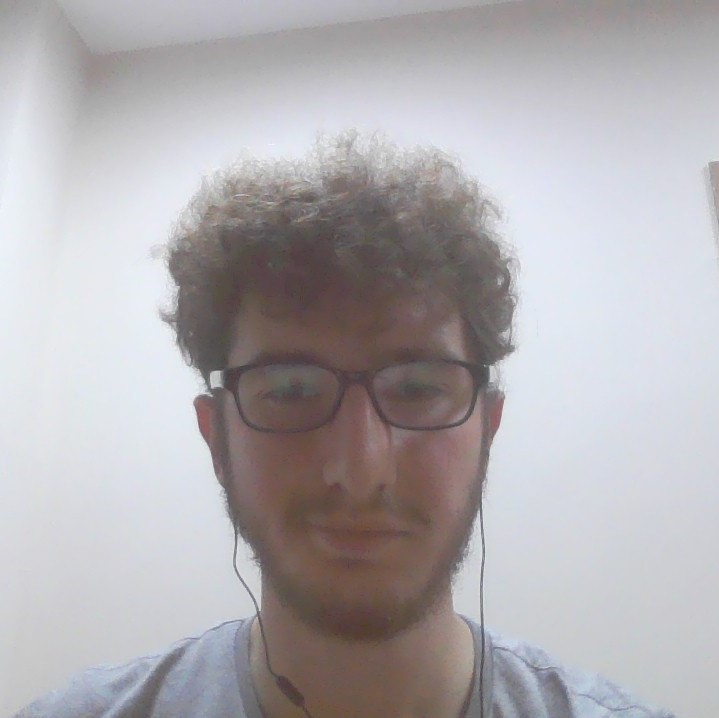
#> input picture Python Kodları/me.jpg, 719 x 718 px
$ python 'Pythonda filtreleme - 2.py'   (older library calls are emulated)
#> lines starting #> are read from the running program, lines starting #| are printed output that depends on the picture
# Importing libraries
import cv2 as cv
import numpy as np
import skimage
import matplotlib.pyplot as plt
from scipy import signal


# Reading images
img = cv.imread("me.jpg")
#> img is the input picture: shape (718, 719, 3); mean B, G, R 176.9, 173.8, 177.2
img = cv.cvtColor(img, cv.COLOR_BGR2GRAY)
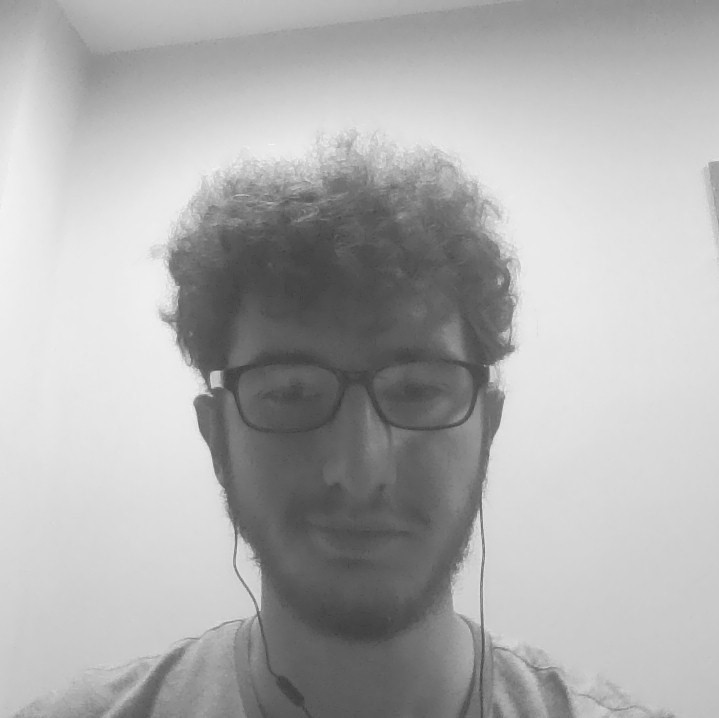
#> img: shape (718, 719); min 58, max 246, mean 175.1
kernel_size = 30

# Create the vertical kernel.
kernel_v = np.zeros((kernel_size, kernel_size))

# Fill the middle row with ones.
kernel_v[:, int((kernel_size - 1) / 2)] = np.ones(kernel_size)

# Normalize
kernel_v /= kernel_size

# Apply the vertical kernel.
motion = cv.filter2D(img, -1, kernel_v)

#> (the run stopped early here; a loop or call above may not have finished)

$ run again, with Python Kodları/me2.jpg copied over Python Kodları/me.jpg
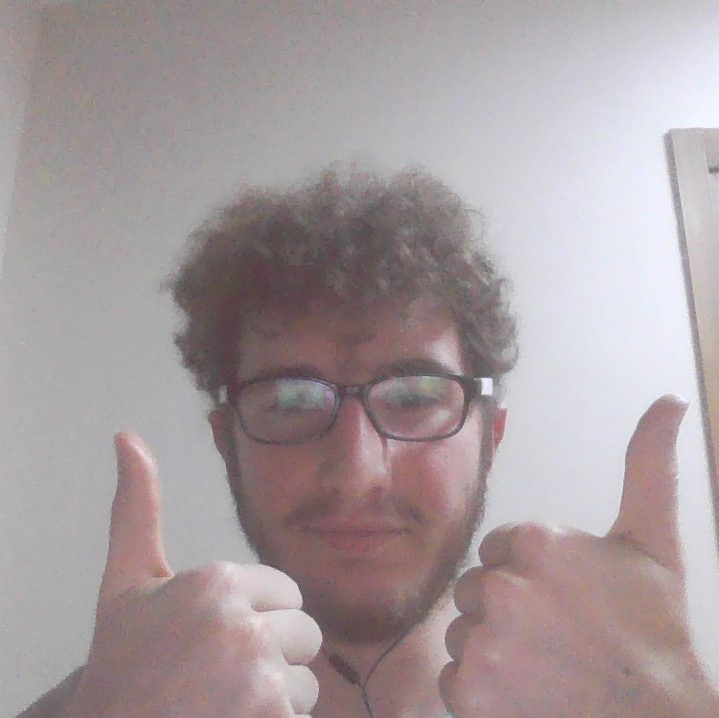
#> input picture Python Kodları/me2.jpg, 719 x 718 px
#> img is the input picture: shape (718, 719, 3); mean B, G, R 158, 155.6, 166.8
#> `img = cv.cvtColor(img, cv.COLOR_BGR2GRAY)`:
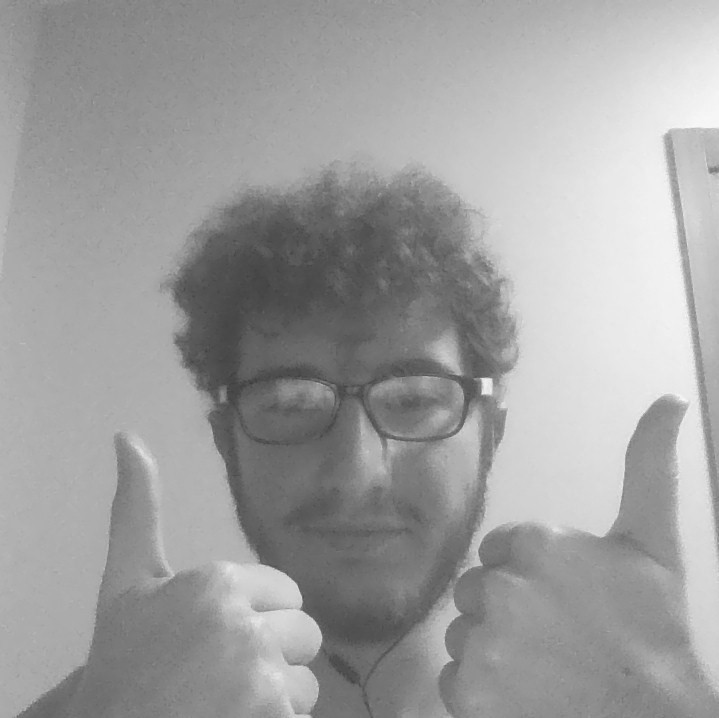
#> img: shape (718, 719); min 60, max 249, mean 159.2
